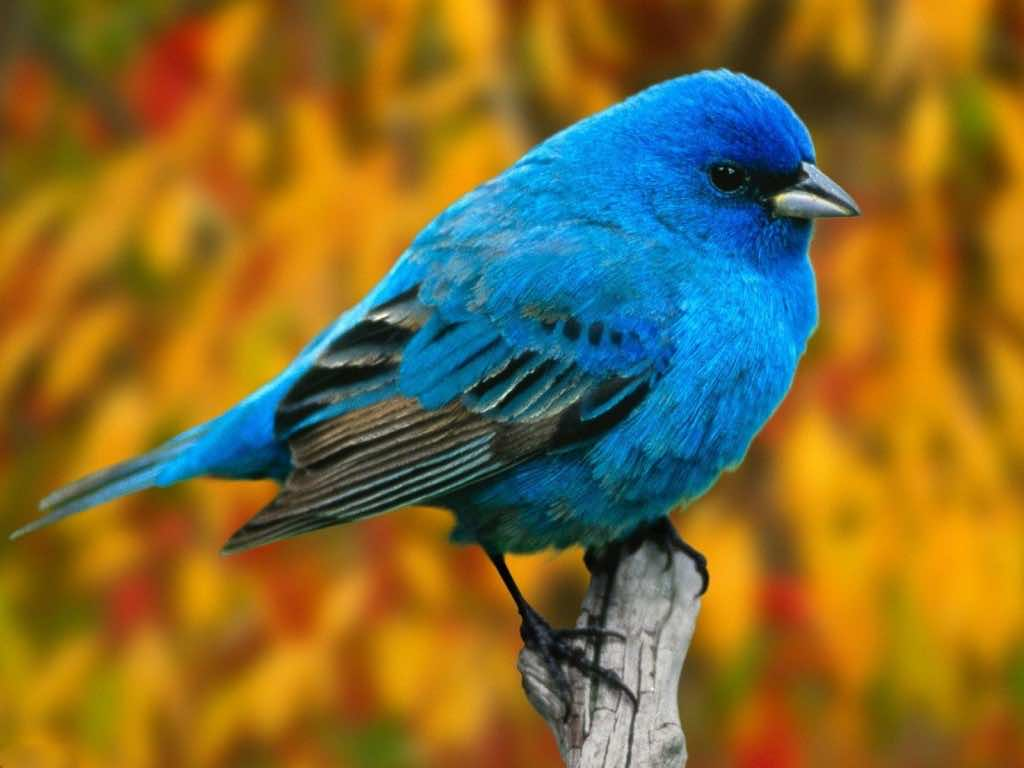
#> input picture Image_Analysis_Comp_Vision/bird.jpg, 1024 x 768 px
$ python Day_1.py
#> lines starting #> are read from the running program, lines starting #| are printed output that depends on the picture; after the words box and inside, x2 and y2 are one past the last pixel; in counts of white or black regions, pixels touching at a corner belong together
# to run first install opencv via terminal : pip install opencv-python

import cv2

# to check version of installed opencv
# ===============================================
# print(cv2.__version__)

# 1. Load an image
# ===============================================
img = cv2.imread("bird.jpg")              # reads image as Numpy array in BGR format
#> img is the input picture: shape (768, 1024, 3); mean B, G, R 49.8, 107.6, 130
# print(img)

# # 2. Inspect the image
# # ===============================================
# print("Shape: ", img.shape)             # Shape: (height, width, color_channels)
# print("Data type: ", img.dtype)         # unit8 -> 8-bit image(0-255)

# print("Height: ", img.shape[0])
# print("Width: ", img.shape[1])

# 3. Show the image (OpenCV window)
# ===============================================
cv2.imshow("Bike image", img)
cv2.waitKey(0)                             # 0 = wait forever, wihtout it the window closes immediately
cv2.destroyAllWindows()

# # 4. Save an image
# # ===============================================
# cv2.imwrite("myImage.png", img)

# # 5. Pixel access (THIS MAKES IT CLICK)
# # ===============================================
# pixel = img[10,10]                      # row, column
# print(pixel)                            # [B, G, R]

# for i in range(10,100):
#     img[1,100] = [0,0,255]              # red pixel

# cv2.imshow("Pixel changed", img)
# cv2.waitKey(0)
# cv2.destroyAllWindows()

# 6. Resize image
# ===============================================
img_resized = cv2.resize(img, (500,500))   # width, height
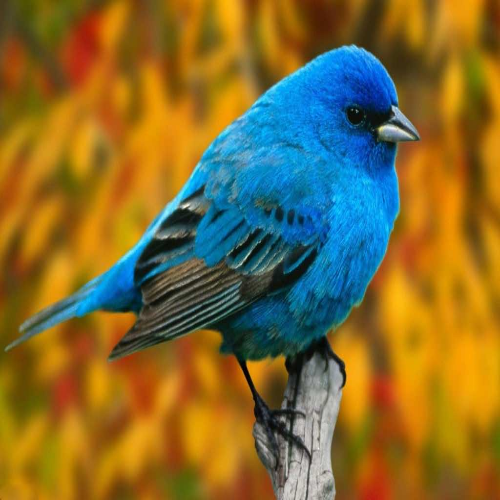
#> img_resized: shape (500, 500, 3); mean B, G, R 49.7, 107.5, 129.9
cv2.imshow("Resized Image", img_resized)
cv2.waitKey(0)
cv2.destroyAllWindows()

# 7. BGR vs RGB
# ===============================================
img_rgb = cv2.cvtColor(img_resized, cv2.COLOR_BGR2RGB)
cv2.imshow("COLOR_BGR2RGB", img_rgb)
cv2.waitKey(0)
cv2.destroyAllWindows()


# [15 lines of commented-out code are left out]
for i in range(50,200):
    for j in range(50,200):
        img_resized[i,j] = [0,0,255]        # red pixel
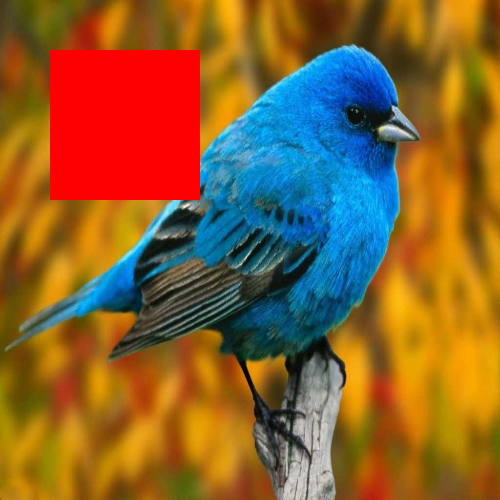
#> img_resized: shape (500, 500, 3); 9% of pixels changed, all inside (x1, y1, x2, y2) = (50, 50, 200, 200)

cv2.imshow("Red block image", img_resized)
cv2.waitKey(0)
cv2.destroyAllWindows()
